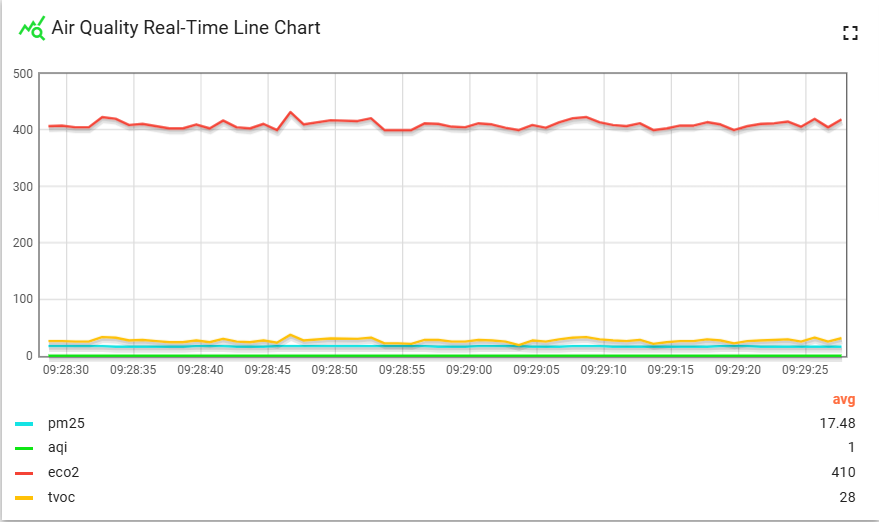
#> input picture Dashboard_Visualization/AirQualityLineChart.png, 879 x 522 px
$ python -i Preprocess.py   (imports and definitions only)
#> lines starting #> are read from the running program, lines starting #| are printed output that depends on the picture; after the words box and inside, x2 and y2 are one past the last pixel; in counts of white or black regions, pixels touching at a corner belong together
#> further down, picture is the input picture: shape (522, 879, 3); mean B, G, R 247.3, 249.2, 248.5
# Preprocess.py

import cv2
import numpy as np
import math

GAUSSIAN_SMOOTH_FILTER_SIZE = (5, 5)
ADAPTIVE_THRESH_BLOCK_SIZE = 19
ADAPTIVE_THRESH_WEIGHT = 9

def preprocess(imgOriginal):
    imgGrayscale = extractValue(imgOriginal)
    imgMaxContrastGrayscale = maximizeContrast(imgGrayscale)
    height, width = imgGrayscale.shape
    imgBlurred = np.zeros((height, width, 1), np.uint8)
    imgBlurred = cv2.GaussianBlur(imgMaxContrastGrayscale, GAUSSIAN_SMOOTH_FILTER_SIZE, 0)
    imgThresh = cv2.adaptiveThreshold(imgBlurred, 255.0, cv2.ADAPTIVE_THRESH_GAUSSIAN_C, cv2.THRESH_BINARY_INV, ADAPTIVE_THRESH_BLOCK_SIZE, ADAPTIVE_THRESH_WEIGHT)

    return imgGrayscale, imgThresh

def extractValue(imgOriginal):
    height, width, numChannels = imgOriginal.shape
#> height = 522; width = 879; numChannels = 3

    imgHSV = np.zeros((height, width, 3), np.uint8)
    imgHSV = cv2.cvtColor(imgOriginal, cv2.COLOR_BGR2HSV)
#> imgHSV: shape (522, 879, 3); mean H, S, V 1.3, 4.2, 250.3
    imgHue, imgSaturation, imgValue = cv2.split(imgHSV)
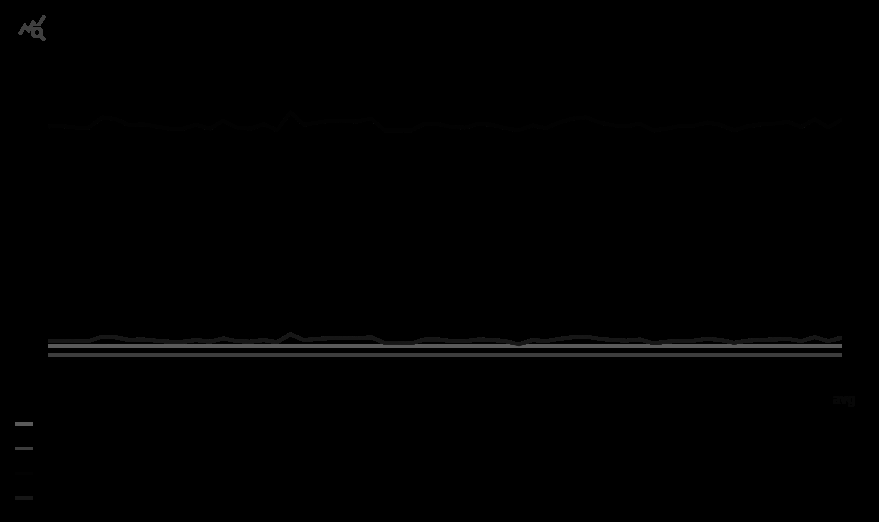
#> imgHue: shape (522, 879); min 0, max 93, mean 1.3
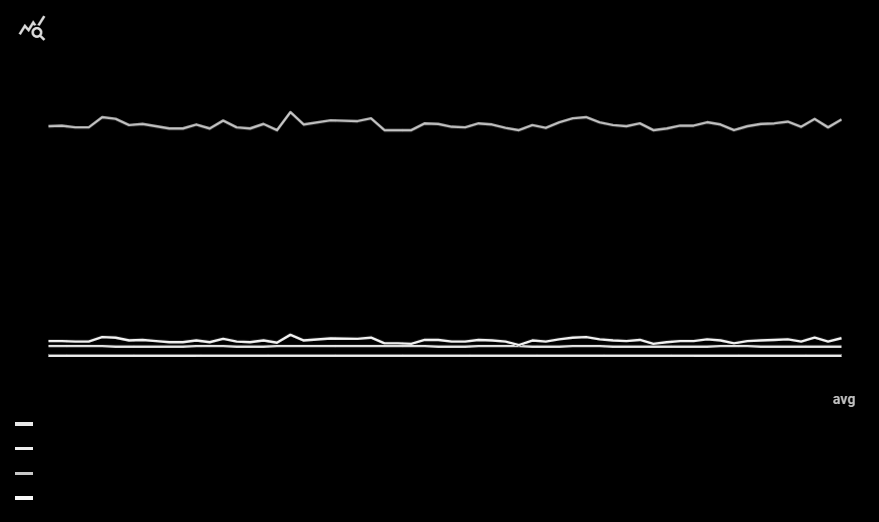
#> imgSaturation: shape (522, 879); min 0, max 248, mean 4.2
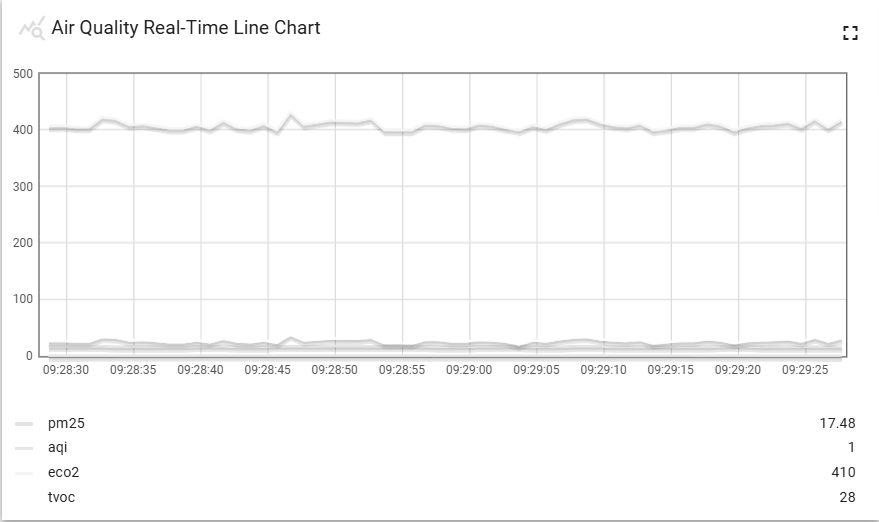
#> imgValue: shape (522, 879); min 33, max 255, mean 250.3

    return imgValue

def maximizeContrast(imgGrayscale):

    height, width = imgGrayscale.shape
#> height = 522; width = 879
    imgTopHat = np.zeros((height, width, 1), np.uint8)
    imgBlackHat = np.zeros((height, width, 1), np.uint8)
    structuringElement = cv2.getStructuringElement(cv2.MORPH_RECT, (3, 3))

    imgTopHat = cv2.morphologyEx(imgGrayscale, cv2.MORPH_TOPHAT, structuringElement)
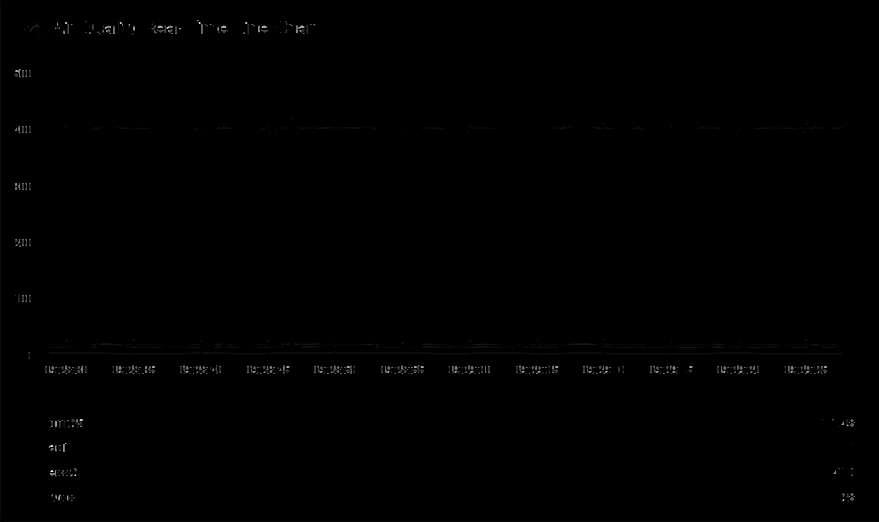
#> imgTopHat: shape (522, 879); min 0, max 222, mean 0.6
    imgBlackHat = cv2.morphologyEx(imgGrayscale, cv2.MORPH_BLACKHAT, structuringElement)
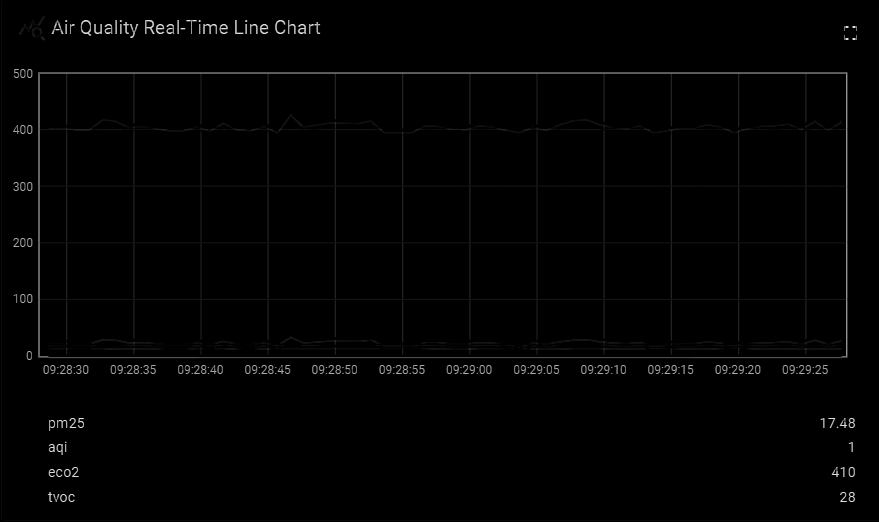
#> imgBlackHat: shape (522, 879); min 0, max 222, mean 2.7
    imgGrayscalePlusTopHat = cv2.add(imgGrayscale, imgTopHat)
    imgGrayscalePlusTopHatMinusBlackHat = cv2.subtract(imgGrayscalePlusTopHat, imgBlackHat)
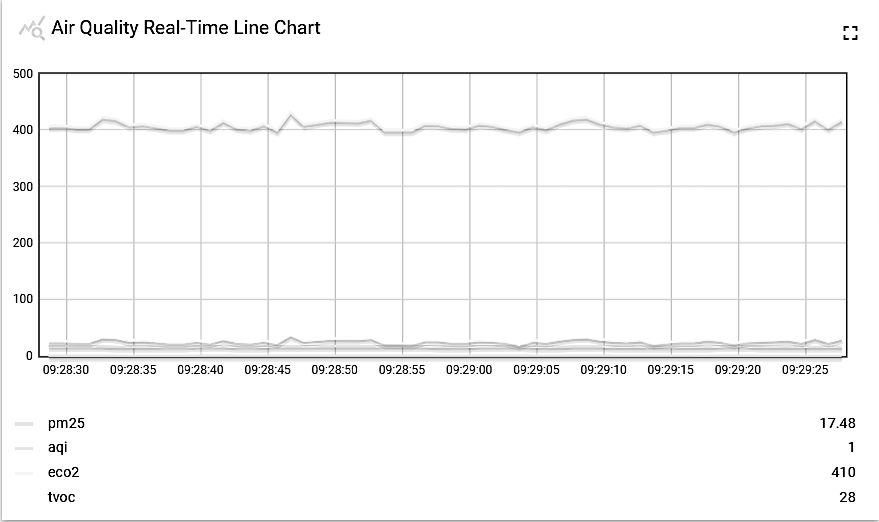
#> imgGrayscalePlusTopHatMinusBlackHat: shape (522, 879); min 0, max 255, mean 248.3

    return imgGrayscalePlusTopHatMinusBlackHat

>>> import cv2
>>> picture = cv2.imread('../../Dashboard_Visualization/AirQualityLineChart.png')
>>> result = preprocess(picture)
#> in preprocess, `imgThresh = cv2.adaptiveThreshold(imgBlurred, 255.0, cv2.ADAPTIVE_THRE..`:
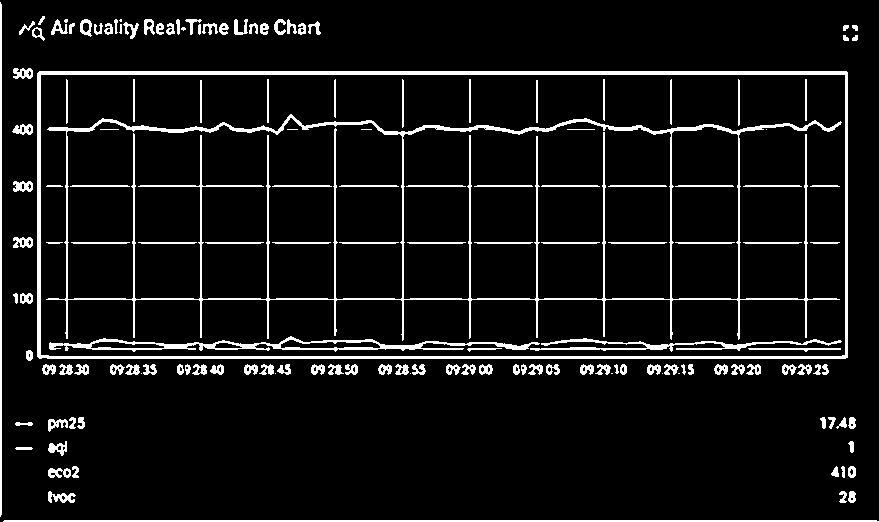
#> imgThresh: shape (522, 879); 7.7% white; 155 white regions (13 under 20 px), largest, box (x1, y1, x2, y2) and area: (46, 114, 842, 341) 9656, (37, 71, 848, 359) 7641, (49, 336, 540, 352) 2232

$ run again, on Dashboard_Visualization/AirQualityStatus.png
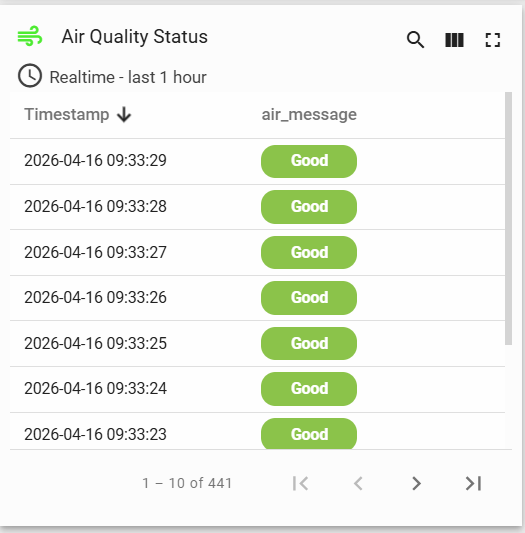
#> input picture Dashboard_Visualization/AirQualityStatus.png, 525 x 533 px
#> picture is the input picture: shape (533, 525, 3); mean B, G, R 234.3, 242.8, 238.8
#> imgHSV: shape (533, 525, 3); mean H, S, V 3.3, 11, 242.8
#> in maximizeContrast, `imgBlackHat = cv2.morphologyEx(imgGrayscale, cv2.MORPH_BLACKHAT, struc..`:
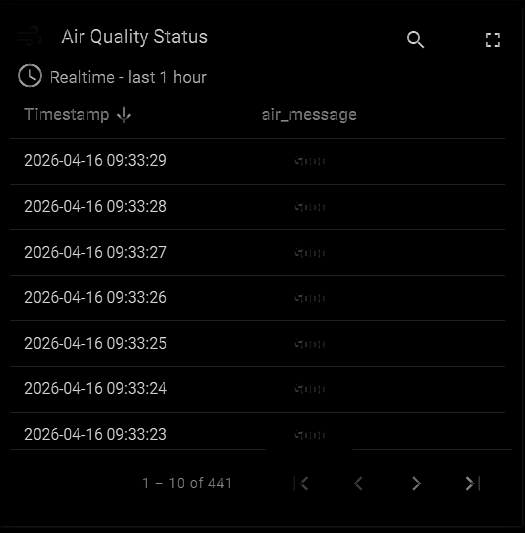
#> imgBlackHat: shape (533, 525); min 0, max 221, mean 4.3
#> in preprocess, `imgThresh = cv2.adaptiveThreshold(imgBlurred, 255.0, cv2.ADAPTIVE_THRE..`:
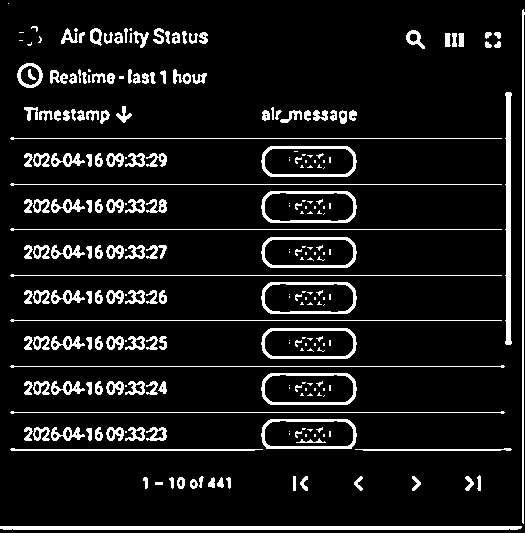
#> imgThresh: shape (533, 525); 9.4% white; 261 white regions (103 under 20 px), largest, box (x1, y1, x2, y2) and area: (0, 526, 522, 530) 2078, (505, 92, 512, 345) 1282, (522, 9, 525, 524) 1031

$ run again, on Dashboard_Visualization/FireAlert.png
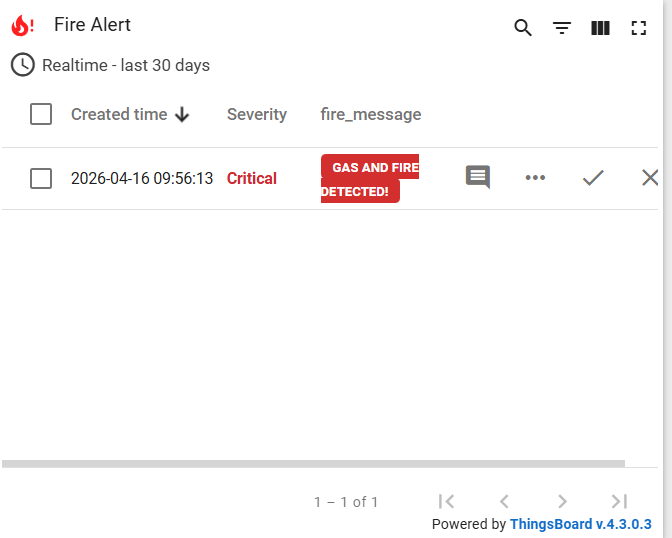
#> input picture Dashboard_Visualization/FireAlert.png, 672 x 538 px
#> picture is the input picture: shape (538, 672, 3); mean B, G, R 249.3, 249.2, 250.9
#> imgHSV: shape (538, 672, 3); mean H, S, V 1.1, 3.2, 251.4
#> in maximizeContrast, `imgBlackHat = cv2.morphologyEx(imgGrayscale, cv2.MORPH_BLACKHAT, struc..`:
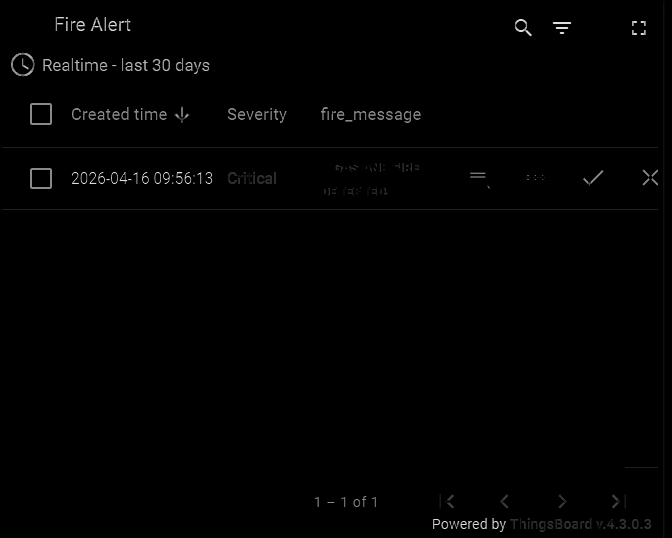
#> imgBlackHat: shape (538, 672); min 0, max 222, mean 1.7
#> in preprocess, `imgThresh = cv2.adaptiveThreshold(imgBlurred, 255.0, cv2.ADAPTIVE_THRE..`:
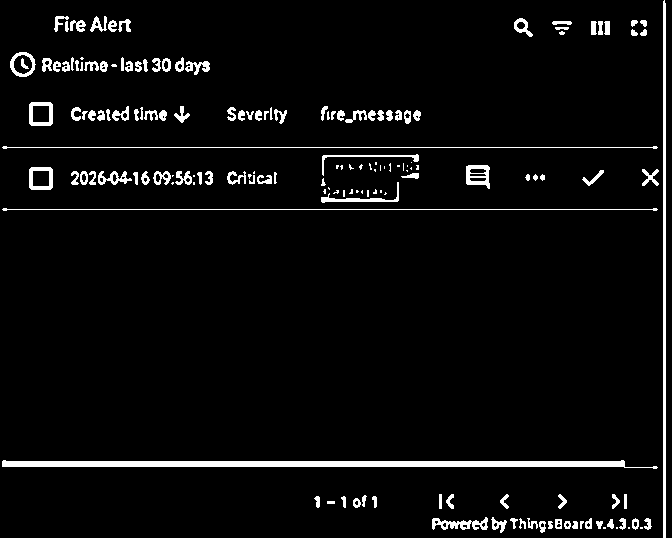
#> imgThresh: shape (538, 672); 4.5% white; 163 white regions (42 under 20 px), largest, box (x1, y1, x2, y2) and area: (2, 460, 658, 469) 3786, (663, 0, 666, 538) 1610, (2, 146, 658, 149) 672
